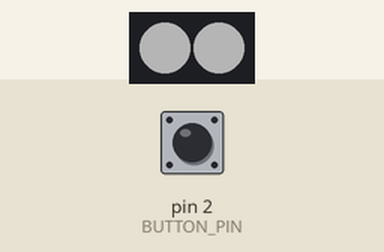
This sketch was run on a simulated Arduino Uno, built with avr-gcc and run on an emulated ATmega328P. Parts: 2 RGB LEDs in strip order, left to right. Inputs (shaded band) come from the test bench; at power-on: pin 2 (BUTTON_PIN) HIGH. Dim RGB values are drawn brighter than linear.

Above: at 1.2 s.
1.3 s: pin 2 (BUTTON_PIN) pulled LOW for 0.15 s
At 4.0 s:
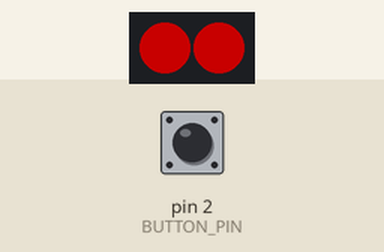
4.3 s: pin 2 (BUTTON_PIN) pulled LOW for 1 s
At 4.45 s:
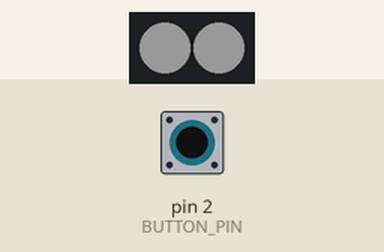
7.3 s: pin 2 (BUTTON_PIN) pulled LOW for 0.15 s
At 10.1 s:
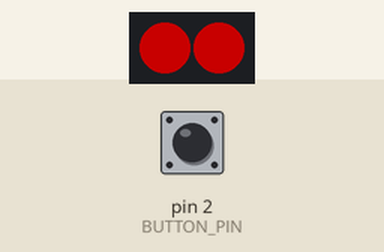
10.3 s: pin 2 (BUTTON_PIN) pulled LOW for 1 s
At 10.45 s:
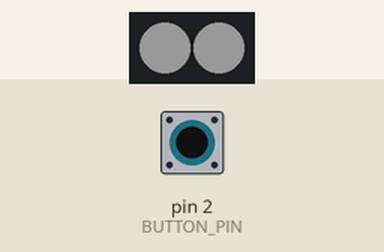
13.3 s: pin 2 (BUTTON_PIN) pulled LOW for 3.2 s
At 16.6 s:
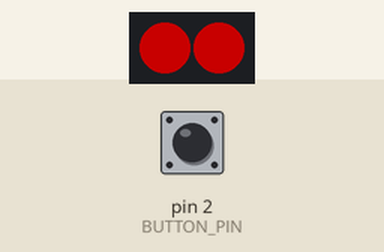
Timing chart, 0 to 18.1 s (numbered marks = the images above; inputs shaded):
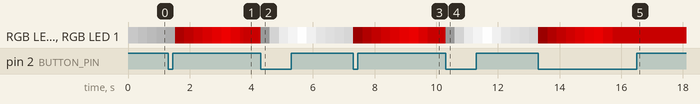

The sketch:

EyeEffects.ino
```cpp
/* Horus will have two "moods" or modes, illustrated by the color of the eyes.
 * This is handled by two LED's, white for normal running and red for angry or
 * attack mode.
 *
 * Changing moods/modes is handled via an ISR and each has a unique set of
 * values to control their animations.
 *
 * Debouncing is handled in software.
 */

// Using Adafruit NeoPixels, Libraries provided by AdaFruit.
#include <Adafruit_NeoPixel.h>

// Define which pins are used.
const int BUTTON_PIN = 2;
const int DATA_PIN = 6; // Sends instructions to "Data In" on strip.
const int NUM_PIXELS = 2; // number of pixels in the strip.

// Keeps track of mood/mode (angry or passive).
boolean isAngry = false;
boolean resetMood = false;
volatile boolean moodChanged = false; // Keep volatile (modified by ISR).

// Illumination values for individual colors, 0 = off, 255 = max.
int red = 100;
int green = 100;
int blue = 100;

/* The NeoPixel Strip object is used to represent/control the pixels.
 * Parameter 1 = Number of pixels in the strip.
 * Parameter 2 = Pin used for data input.
 * Parameter 3 = Pixel type flags... see documentation!
 */
Adafruit_NeoPixel strip = Adafruit_NeoPixel(NUM_PIXELS, DATA_PIN, NEO_GRB);


/**
 * Initial setup.
 */
void setup() {

  // Initialize buttons.
  pinMode(BUTTON_PIN, INPUT);
  attachInterrupt(digitalPinToInterrupt(BUTTON_PIN), moodButtonISR, FALLING);

  // Init the NeoPixel strip.
  strip.begin();
  for(int i = 0; i < NUM_PIXELS; i++) {

    strip.setPixelColor(i, red, green, blue);
    strip.show();

  }

} // end setup


/**
 * Main loop.
 */
void loop() {

  // Acknowledge the mood button ISR (button was pressed).
  if(moodChanged) {

      resetMood = true;
      isAngry = !isAngry;
      moodChanged = false; // Reset button notification!

  }

  /* We are asking the program to update color values which returns a boolean
   * true if values were changed (false otherwise). If no changes occured then
   * we won't waste time pushing the same values to our pixels.
   */
  if(updateColorValues()) {

    for(int i = 0; i < NUM_PIXELS; i++) {

      strip.setPixelColor(i, red, green, blue);
      strip.show();

    }

  }

} // end loop


/**
 * This method handles updating each pixels color values based on the current
 * mood/mode (angry or passive).
 *
 * @return - A boolean true if colors were updated/changed, false otherwise.
 */
boolean updateColorValues() {

  if(isAngry) {

    return updateAngryColors();

  } else {

    return updatePassiveColors();

  }

} // end updateColorValues


/**
 * This method is used to update colors while in the angry state.
 */
boolean updateAngryColors() {

  // Constants specific to the angry state.
  const int midRed = 100;
  const int overload = 100; // Will pulse this far above mid levels.

  // Timing variables for each phase.
  const long phase2Period = 10;
  const long phase3Period = 7;

  // Booleans to control phases of the animation.
  static boolean phase2 = false;
  static boolean phase3 = false;

  // Return value, must be updated if values are changed.
  boolean valuesChanged = false;

  /* This outer IF-Else block work kind of like Keyframes or "phases".
   * Phase 1: Reset the eyes to desired shade.
   * Phase 2: Raise to the normal maximum brightness.
   * Phase 3: Overload the eyes a bit.
   * Phase 4: Dim to normal mid brightness.
   * Phase 5: Normal fast pulse.
   */
  if(resetMood) {

    red = 25;
    green = 0;
    blue = 0;

    phase2 = true; // Trigger the next phase.
    resetMood = false;
    valuesChanged = true;

  } else if(phase2) {

    // Control animation speed without blocking.
    if(valuesChanged = hasEnoughTimePassed(phase2Period)) {

      red++;

    }

    // Once settled, move to standard animation.
    if(red == midRed + overload) {

      phase2 = false; // Trigger the next phase.
      phase3 = true;

    }

  } else if(phase3) {

    // Control animation speed without blocking.
    if(valuesChanged = hasEnoughTimePassed(phase3Period)) {

      red--;

    }

    if(red == midRed) {

      phase3 = false;

    }

  }

  return valuesChanged;

} // end updateAngryColors


/**
 * This method is used to update colors while in the passive state.
 */
boolean updatePassiveColors() {

  // Middle of level variation when passive mode progresses
  const int midRed = 100;
  const int midGreen = 100;
  const int midBlue = 100;

  // Values will pulse above/below mid levels by this much.
  const int colorRange = 75; //

  // Dramatic effect max value for this animation.
  const int overloadRed = 255; // Overload will be max bright;

  // Timing variables for each phase.
  const long phase2Period = 3;
  const long phase3Period = 10;
  const long phase4Period = 5;
  const long phase5Period = 25;

  // Booleans to control phases of the animation.
  static boolean phase2 = false;
  static boolean phase3 = false;
  static boolean phase4 = false;
  static boolean dimming = true;

  // Return value, update if values actually change.
  boolean valuesChanged = false;

  /* This outer IF-Else block work kind of like Keyframes or "phases".
   * Phase 1: Reset the eyes to desired shade.
   * Phase 2: Eyes go to normal max.
   * Phase 3: Eyes overload, goa'uld style.
   * Phase 4: Eyes recover from overload, dimming to normal max.
   * Phase 5: Normal slow pulse until some change occures.
   */
  if(resetMood) {

    red = 25;
    green = 25;
    blue = 25;

    resetMood = false;
    phase2 = true; // Trigger the next phase.
    valuesChanged = true;

  } else if(phase2) {

    // Control animation speed without blocking.
    if(valuesChanged = hasEnoughTimePassed(phase2Period)) {

      incrementPassiveColors();

    }

    // Once settled, move to standard animation.
    if(red == midRed + colorRange) {

      phase2 = false; // This phase is over.
      phase3 = true; // Next phase begins.

    }

  } else if(phase3) {

    // Control animation speed without blocking.
    if(valuesChanged = hasEnoughTimePassed(phase3Period)) {

      incrementPassiveColors();

    }

    // Once the eyes have reached max brightness.
    if(red >= overloadRed) {

      phase3 = false; // This phase is over.
      phase4 = true; // Next phase begins.

    }

  } else if(phase4) {

    if(valuesChanged = hasEnoughTimePassed(phase4Period)) {

      decrementPassiveColors();

    }

    // Once the overload is totally over.
    if(red <= midRed + colorRange) {

      phase4 = false; // This phase is over.
      dimming = true;

    }


  } else {

    // Standard animation after initial flash occured.
    if(valuesChanged = hasEnoughTimePassed(phase5Period)) {

      if(dimming) {

        decrementPassiveColors();

      } else {

        incrementPassiveColors();

      }

      if(red >= midRed + colorRange || red <= midRed - colorRange) {

          dimming = !dimming;

      }

    }

  }

  return valuesChanged;

} // end updatePassiveColors


/**
 * This method is used to time the animations where we only want changes to
 * occure if the specified time has elapsed since the last change.
 *
 * @return - A boolean true if the provided period has expired, false otherwise.
 */
boolean hasEnoughTimePassed(long period) {

  static long previousTime = 0;
  long currentTime = millis();

  if(currentTime - previousTime >= period) {

    previousTime = currentTime;
    return true;

  }

  return false;

} // end hasEnoughTimePassed


/**
 * This method is used to increment the colors while in the passive state.
 */
void incrementPassiveColors() {

  red++;
  green++;
  blue++;

} // end incrementPassiveColors


/**
 * This method is used to decrement the colors while in the passive state.
 */
void decrementPassiveColors() {

  red--;
  green--;
  blue--;

} // end decrementPassiveColors


/**
 * Interrupt Service Request for switching between angry/calm mood/mode. This
 * ISR will be called whenever the pins state goes LOW.
 */
void moodButtonISR() {

      // The button is used to trigger a mood/mode change.
      moodChanged = true; // Flag for outside methods to do something.

} // end moodButtonISR
```

Measured:
- after the input at 4.3 s, RGB LED 0, RGB LED 1: RGB(100, 0, 0) → RGB(25, 25, 25) at once, → RGB(126, 126, 126) 0.30 s later, → RGB(190, 190, 190) 0.30 s later, → RGB(220, 220, 220) 0.30 s later, … (10 changes in this stretch)
- after the input at 10.3 s, RGB LED 0, RGB LED 1: RGB(100, 0, 0) → RGB(25, 25, 25) at once, → RGB(125, 125, 125) 0.30 s later, → RGB(190, 190, 190) 0.30 s later, → RGB(220, 220, 220) 0.30 s later, … (10 changes in this stretch)
